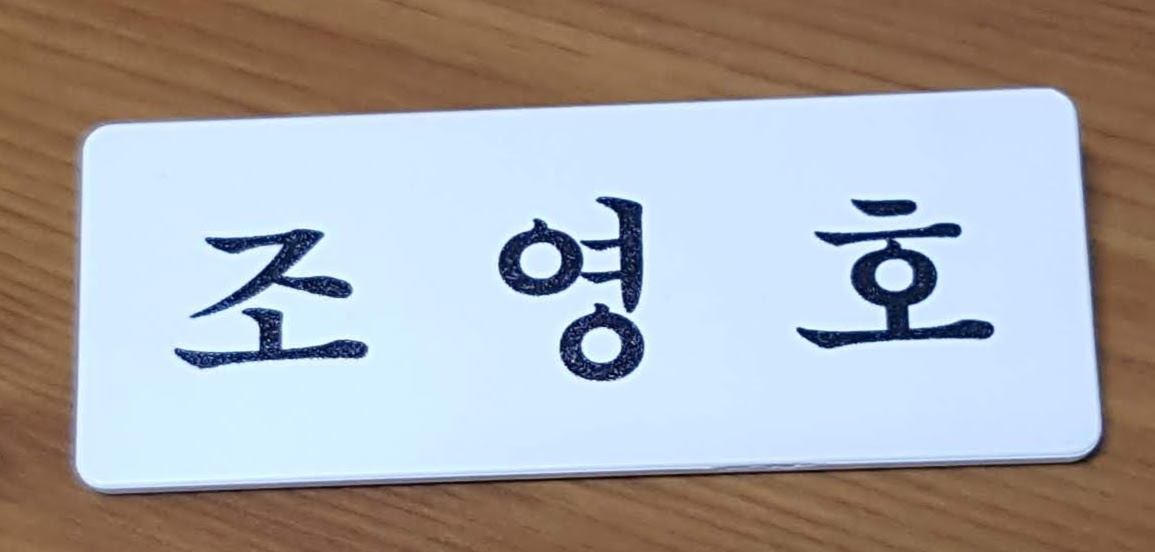
#> input picture DATA/name.jpg, 1155 x 552 px
$ python cv-18-2.py
#> lines starting #> are read from the running program, lines starting #| are printed output that depends on the picture; after the words box and inside, x2 and y2 are one past the last pixel; in counts of white or black regions, pixels touching at a corner belong together
import numpy as np
import cv2

img = cv2.imread('../DATA/name.jpg')
#> img is the input picture: shape (552, 1155, 3); mean B, G, R 170.5, 167.9, 169.2
img_gray = cv2.cvtColor(img, cv2.COLOR_BGR2GRAY)
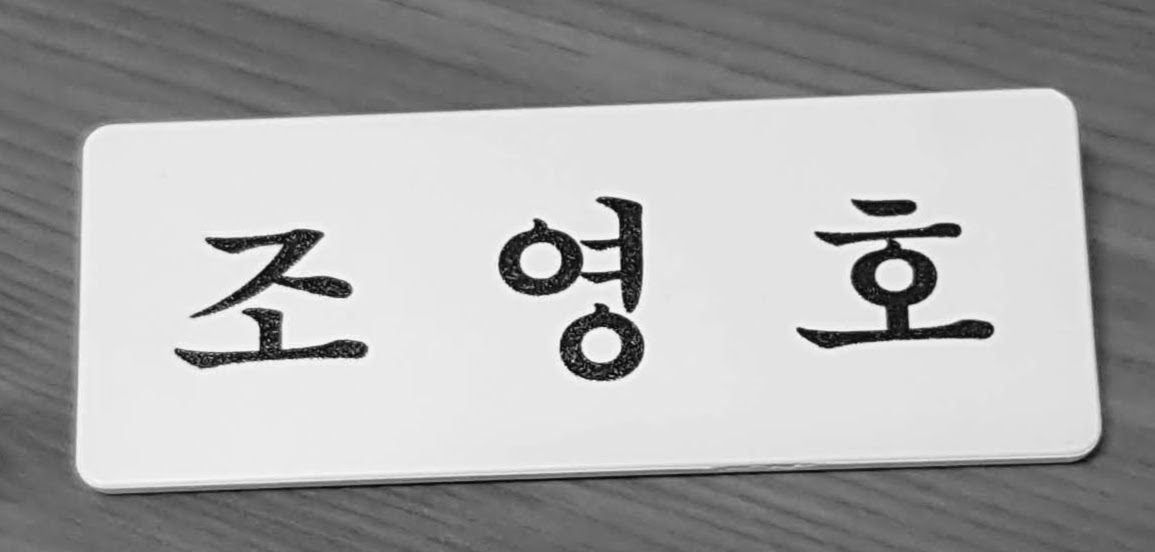
#> img_gray: shape (552, 1155); min 6, max 250, mean 168.7
_, thr = cv2.threshold(img_gray, 127,255, 0)
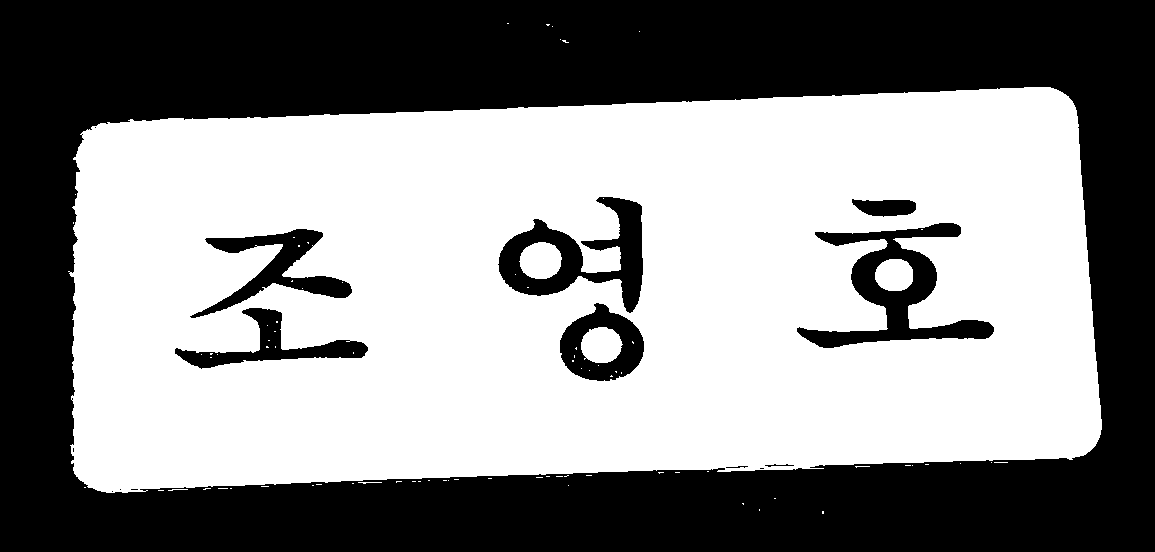
#> thr: shape (552, 1155); 54.6% white; 15 black regions (6 under 20 px), largest, box (x1, y1, x2, y2) and area: (0, 0, 1155, 552) 263433, (797, 223, 994, 348) 7618, (498, 197, 643, 313) 6479

kernel1 = np.ones((9, 9), np.uint8)
thr = cv2.erode(thr, kernel1, iterations=1)
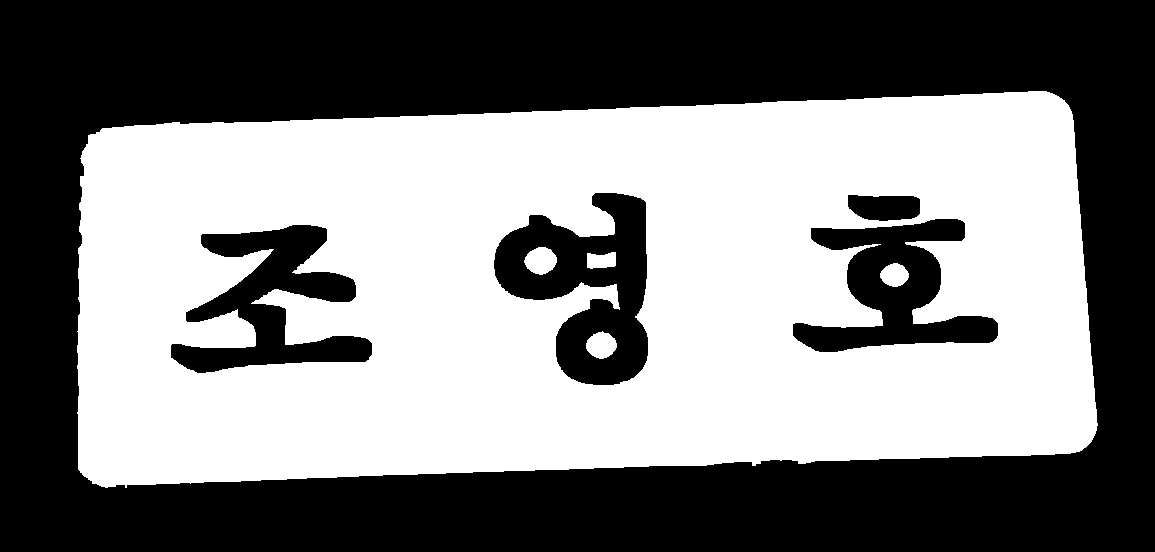
#> thr: shape (552, 1155); 50% white; 5 white regions, box (x1, y1, x2, y2) and area: (77, 91, 1098, 488) 316337, (524, 247, 557, 275) 677, (586, 331, 617, 359) 624, (880, 263, 909, 287) 511, (587, 252, 616, 269) 407
kernel2 = np.ones((15, 15), np.uint8)
thr = cv2.dilate(thr, kernel2, iterations=1)
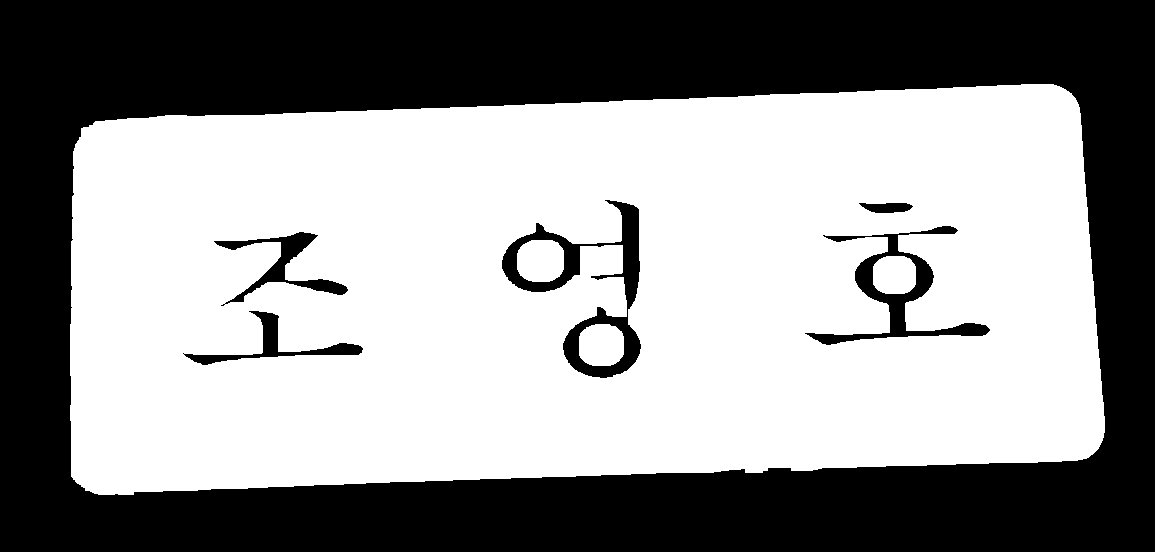
#> thr: shape (552, 1155); 57.7% white; 6 black regions

contours, _ = cv2.findContours(thr, cv2.RETR_TREE, cv2.CHAIN_APPROX_SIMPLE)
#> contours = 11 contours, 2 with area under 20; largest, box (x1, y1, x2, y2) and area: (70, 84, 1105, 495) 380629, (501, 199, 642, 379) 9799, (804, 225, 991, 346) 5967, (213, 231, 349, 305) 2356, (183, 310, 364, 366) 1973

contour = contours[4]
#> contour = contour of 174 points, box (x1, y1, x2, y2) (213, 231, 349, 305), area 2356
cv2.drawContours(img, [contour], 0, (0, 0, 255), 1)

mmt = cv2.moments(contour)
#> mmt = moments, m00 2355.5, centre m10/m00, m01/m00 = (283.8, 264.5)

length = cv2.arcLength(contour, True)
#> length = 552.7
epsilon1 = length * 0.1
#> epsilon1 = 55.27
epsilon2 = length * 0.01
#> epsilon2 = 5.53

approx1 = cv2.approxPolyDP(contour, epsilon1, True)
#> approx1 = [[348, 289], [225, 304], [280, 242], [213, 241]]
approx2 = cv2.approxPolyDP(contour, epsilon2, True)
#> approx2 = contour of 13 points, box (x1, y1, x2, y2) (213, 234, 349, 305), area 2534

#cv2.drawContours(img, [approx1], 0, (0, 255, 0), 2)
cv2.drawContours(img, [approx2], 0, (255, 0, 0), 2)
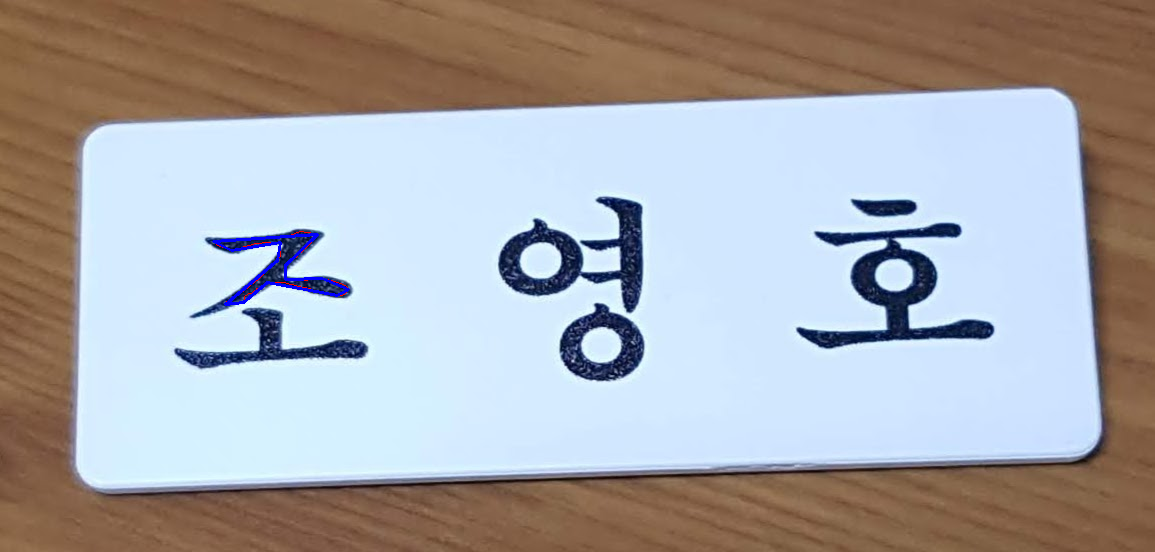
#> img: shape (552, 1155, 3); mean B, G, R 170.9, 167.8, 169.1

cv2.imshow('contour', img)
cv2.waitKey(0)
cv2.destroyAllWindows()
